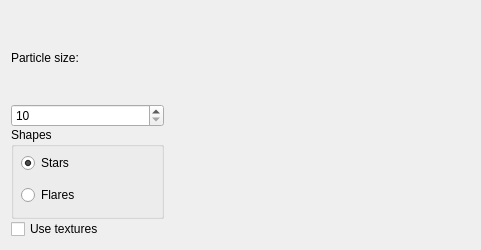
<?xml version="1.0" encoding="UTF-8"?>
<ui version="4.0">
 <class>WaveWidget</class>
 <widget class="QWidget" name="WaveWidget">
  <property name="geometry">
   <rect>
    <x>0</x>
    <y>0</y>
    <width>481</width>
    <height>250</height>
   </rect>
  </property>
  <property name="sizePolicy">
   <sizepolicy hsizetype="Preferred" vsizetype="Preferred">
    <horstretch>0</horstretch>
    <verstretch>0</verstretch>
   </sizepolicy>
  </property>
  <property name="minimumSize">
   <size>
    <width>400</width>
    <height>209</height>
   </size>
  </property>
  <property name="baseSize">
   <size>
    <width>400</width>
    <height>250</height>
   </size>
  </property>
  <layout class="QVBoxLayout" name="verticalLayout">
   <item>
    <layout class="QGridLayout">
     <property name="margin">
      <number>0</number>
     </property>
     <property name="spacing">
      <number>0</number>
     </property>
     <item row="3" column="0">
      <widget class="QCheckBox" name="CheckBox1">
       <property name="text">
        <string>Use textures</string>
       </property>
      </widget>
     </item>
     <item row="1" column="0">
      <widget class="KIntSpinBox" name="SpinBox1">
       <property name="minimum">
        <number>10</number>
       </property>
       <property name="maximum">
        <number>500</number>
       </property>
       <property name="singleStep">
        <number>10</number>
       </property>
      </widget>
     </item>
     <item row="2" column="0">
      <widget class="QGroupBox" name="GroupBox1">
       <property name="title">
        <string>Shapes</string>
       </property>
       <widget class="QWidget" name="Layout3">
        <property name="geometry">
         <rect>
          <x>10</x>
          <y>20</y>
          <width>130</width>
          <height>64</height>
         </rect>
        </property>
        <layout class="QVBoxLayout">
         <property name="spacing">
          <number>6</number>
         </property>
         <property name="margin">
          <number>0</number>
         </property>
         <item>
          <widget class="QRadioButton" name="RadioButton1">
           <property name="text">
            <string>Stars</string>
           </property>
           <property name="checked">
            <bool>true</bool>
           </property>
          </widget>
         </item>
         <item>
          <widget class="QRadioButton" name="RadioButton1_2">
           <property name="text">
            <string>Flares</string>
           </property>
          </widget>
         </item>
        </layout>
       </widget>
      </widget>
     </item>
     <item row="0" column="1" rowspan="4" colspan="2">
      <widget class="QWidget" name="preview" native="true"/>
     </item>
     <item row="0" column="0">
      <widget class="QLabel" name="TextLabel1">
       <property name="text">
        <string>Particle size:</string>
       </property>
       <property name="wordWrap">
        <bool>false</bool>
       </property>
      </widget>
     </item>
    </layout>
   </item>
  </layout>
 </widget>
 <customwidgets>
  <customwidget>
   <class>KIntSpinBox</class>
   <extends>QSpinBox</extends>
   <header>knuminput.h</header>
  </customwidget>
 </customwidgets>
 <resources/>
 <connections>
  <connection>
   <sender>RadioButton1_2</sender>
   <signal>pressed()</signal>
   <receiver>RadioButton1</receiver>
   <slot>toggle()</slot>
   <hints>
    <hint type="sourcelabel">
     <x>20</x>
     <y>20</y>
    </hint>
    <hint type="destinationlabel">
     <x>20</x>
     <y>20</y>
    </hint>
   </hints>
  </connection>
  <connection>
   <sender>RadioButton1</sender>
   <signal>pressed()</signal>
   <receiver>RadioButton1_2</receiver>
   <slot>toggle()</slot>
   <hints>
    <hint type="sourcelabel">
     <x>20</x>
     <y>20</y>
    </hint>
    <hint type="destinationlabel">
     <x>20</x>
     <y>20</y>
    </hint>
   </hints>
  </connection>
 </connections>
</ui>
